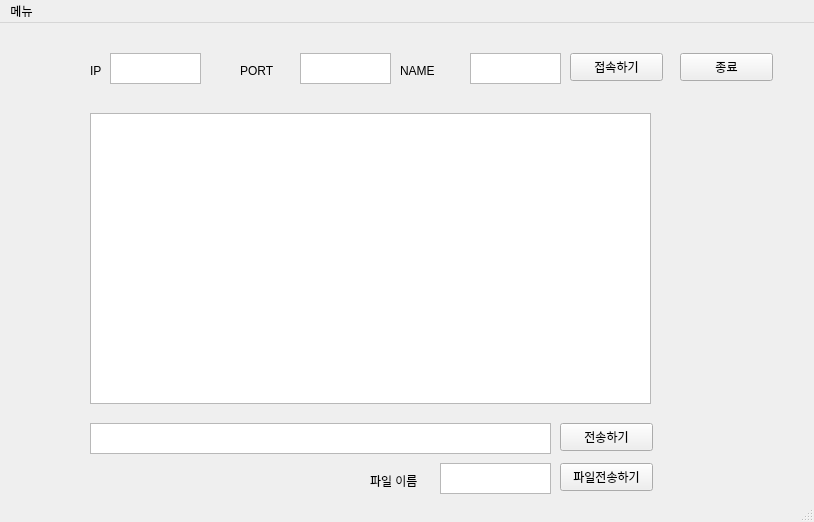
<?xml version="1.0" encoding="UTF-8"?>
<ui version="4.0">
 <class>MainWindow</class>
 <widget class="QMainWindow" name="MainWindow">
  <property name="geometry">
   <rect>
    <x>0</x> 
    <y>0</y>
    <width>814</width>
    <height>522</height>
   </rect>
  </property>
  <property name="windowTitle">
   <string>MainWindow</string>
  </property>
  <widget class="QWidget" name="centralwidget">
   <widget class="QLabel" name="label">
    <property name="geometry">
     <rect>
      <x>90</x>
      <y>40</y>
      <width>64</width>
      <height>15</height>
     </rect>
    </property>
    <property name="text">
     <string>IP</string>
    </property>
   </widget>
   <widget class="QLabel" name="label_2">
    <property name="geometry">
     <rect>
      <x>240</x>
      <y>40</y>
      <width>64</width>
      <height>15</height>
     </rect>
    </property>
    <property name="text">
     <string>PORT</string>
    </property>
   </widget>
   <widget class="QLabel" name="label_3">
    <property name="geometry">
     <rect>
      <x>400</x>
      <y>40</y>
      <width>64</width>
      <height>15</height>
     </rect>
    </property>
    <property name="text">
     <string>NAME</string>
    </property>
   </widget>
   <widget class="QPushButton" name="accessButton">
    <property name="geometry">
     <rect>
      <x>570</x>
      <y>30</y>
      <width>93</width>
      <height>28</height>
     </rect>
    </property>
    <property name="text">
     <string>접속하기</string>
    </property>
   </widget>
   <widget class="QPushButton" name="sendButton">
    <property name="geometry">
     <rect>
      <x>560</x>
      <y>400</y>
      <width>93</width>
      <height>28</height>
     </rect>
    </property>
    <property name="text">
     <string>전송하기</string>
    </property>
   </widget>
   <widget class="QTextEdit" name="inputIp">
    <property name="geometry">
     <rect>
      <x>110</x>
      <y>30</y>
      <width>91</width>
      <height>31</height>
     </rect>
    </property>
   </widget>
   <widget class="QTextEdit" name="inputPort">
    <property name="geometry">
     <rect>
      <x>300</x>
      <y>30</y>
      <width>91</width>
      <height>31</height>
     </rect>
    </property>
   </widget>
   <widget class="QTextEdit" name="inputName">
    <property name="geometry">
     <rect>
      <x>470</x>
      <y>30</y>
      <width>91</width>
      <height>31</height>
     </rect>
    </property>
   </widget>
   <widget class="QTextBrowser" name="chatBox">
    <property name="geometry">
     <rect>
      <x>90</x>
      <y>90</y>
      <width>561</width>
      <height>291</height>
     </rect>
    </property>
   </widget>
   <widget class="QTextEdit" name="inputMsg">
    <property name="geometry">
     <rect>
      <x>90</x>
      <y>400</y>
      <width>461</width>
      <height>31</height>
     </rect>
    </property>
   </widget>
   <widget class="QPushButton" name="exitButton">
    <property name="geometry">
     <rect>
      <x>680</x>
      <y>30</y>
      <width>93</width>
      <height>28</height>
     </rect>
    </property>
    <property name="text">
     <string>종료</string>
    </property>
   </widget>
   <widget class="QTextEdit" name="inputFileName">
    <property name="geometry">
     <rect>
      <x>440</x>
      <y>440</y>
      <width>111</width>
      <height>31</height>
     </rect>
    </property>
   </widget>
   <widget class="QLabel" name="label_4">
    <property name="geometry">
     <rect>
      <x>370</x>
      <y>450</y>
      <width>64</width>
      <height>15</height>
     </rect>
    </property>
    <property name="text">
     <string>파일 이름</string>
    </property>
   </widget>
   <widget class="QPushButton" name="sendFileButton">
    <property name="geometry">
     <rect>
      <x>560</x>
      <y>440</y>
      <width>93</width>
      <height>28</height>
     </rect>
    </property>
    <property name="text">
     <string>파일전송하기</string>
    </property>
   </widget>
  </widget>
  <widget class="QStatusBar" name="statusbar"/>
  <widget class="QMenuBar" name="menuBar">
   <property name="geometry">
    <rect>
     <x>0</x>
     <y>0</y>
     <width>814</width>
     <height>21</height>
    </rect>
   </property>
   <widget class="QMenu" name="menu">
    <property name="title">
     <string>메뉴</string>
    </property>
   </widget>
   <addaction name="menu"/>
  </widget>
 </widget>
 <resources/>
 <connections/>
</ui>
